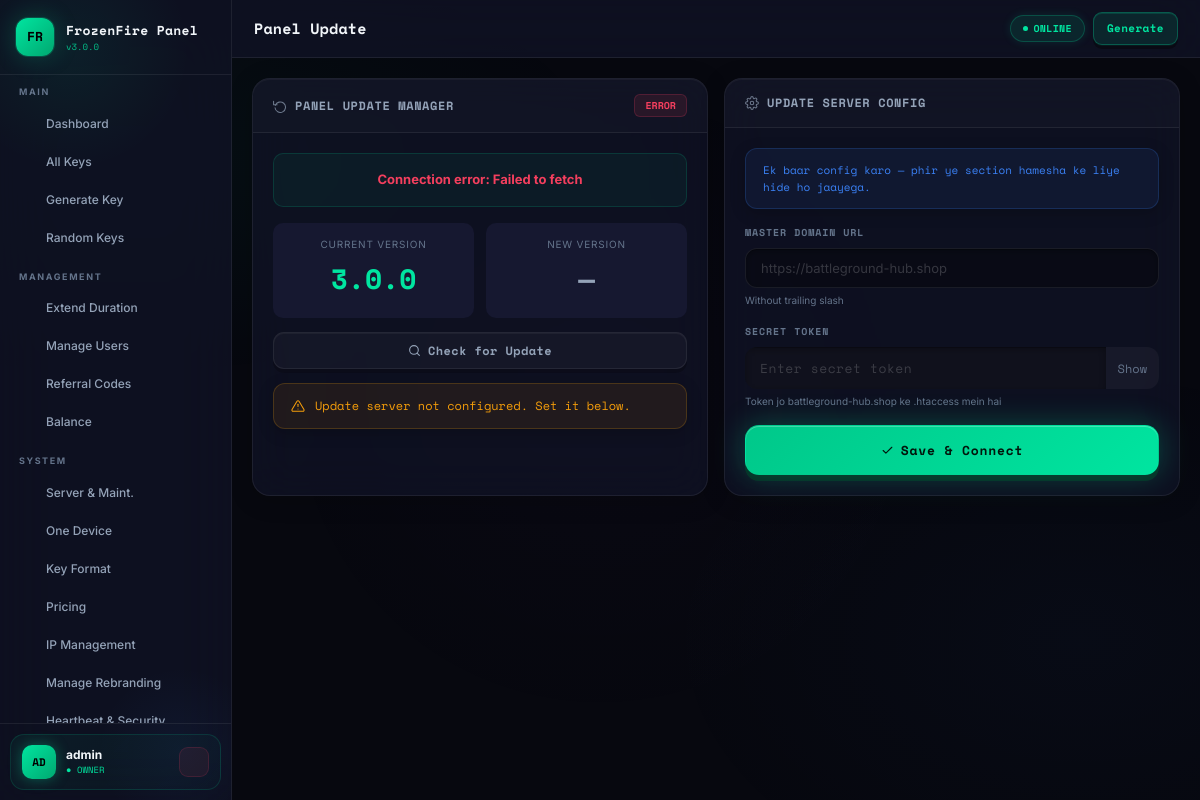
Page /panelupdate.php (signed in) on the committed database.
### tables this page shows
CREATE TABLE IF NOT EXISTS `panel_settings` (
  `id`         int(11)      NOT NULL AUTO_INCREMENT,
  `skey`       varchar(100) NOT NULL,
  `svalue`     text         DEFAULT NULL,
  `updated_at` datetime     NOT NULL DEFAULT CURRENT_TIMESTAMP ON UPDATE CURRENT_TIMESTAMP,
  PRIMARY KEY (`id`),
  UNIQUE KEY `skey` (`skey`)
);

### app/Config/db.php (called while the page is built, shortened)
<?php
class DB {
    private static ?DB $inst = null;
    private PDO $pdo;
    private function __construct() {
        $dsn = 'mysql:host='.DB_HOST.';dbname='.DB_NAME.';charset='.DB_CHARSET;
        try {
            $this->pdo = new PDO($dsn, DB_USER, DB_PASS, [
                PDO::ATTR_ERRMODE            => PDO::ERRMODE_EXCEPTION,
                PDO::ATTR_DEFAULT_FETCH_MODE => PDO::FETCH_OBJ,
                PDO::ATTR_EMULATE_PREPARES   => false,
            ]);
        } catch (PDOException $e) {
            http_response_code(500);
            die(json_encode(['ok'=>false,'msg'=>'DB connection failed']));
        }
    }
    public static function i(): self {
        if (!self::$inst) self::$inst = new self();
        return self::$inst;
    }
    public function q(string $sql, array $p = []): PDOStatement {
        $s = $this->pdo->prepare($sql);
        $s->execute($p);
        return $s;
    }
    public function one(string $sql, array $p = []): ?object {
        return $this->q($sql,$p)->fetch() ?: null;
    }
}
function db(): DB { return DB::i(); }

### app/Helpers/security.php (called while the page is built, shortened)
<?php
require_once dirname(__DIR__).'/Config/db.php';
function getSetting(string $key, string $def=''): string {
    $r = db()->one("SELECT svalue FROM panel_settings WHERE skey=?",[$key]);
    return $r ? ($r->svalue ?? $def) : $def;
}

### panelupdate.php (the view, shortened to what this page needs)
<?php
require_once __DIR__.'/app/Config/db.php';
require_once __DIR__.'/app/Helpers/security.php';
$pageTitle = 'Panel Update'; $activeNav = 'panelupdate';
require_once __DIR__.'/app/Views/Layout/header.php';
$currentVer   = getSetting('panel_version','3.0.0');
$masterUrl    = getSetting('update_server_url','');
$secToken     = getSetting('update_secret_token','');
$configured   = !empty($masterUrl) && !empty($secToken);
$s = 'fill="none" stroke="currentColor" stroke-width="1.8" stroke-linecap="round" stroke-linejoin="round"';
?>
<div class="g2">
  <div class="card">
    <div class="card-h">
      <span class="ct">
        <svg viewBox="0 0 24 24" <?=$s?> width="14" height="14"><polyline points="1 4 1 10 7 10"/><path d="M3.51 15a9 9 0 1 0 .49-4"/></svg>
        Panel Update Manager
      </span>
      <span id="upBadge" class="bx b-active">Checking...</span>
    </div>
    <div class="card-b">
      <div id="upStatus" style="background:rgba(0,229,160,.05);border:1px solid rgba(0,229,160,.15);border-radius:10px;padding:16px;margin-bottom:16px;text-align:center">
      </div>
      <div style="display:flex;gap:12px;margin-bottom:14px">
        <div style="flex:1;background:var(--s3);border:1px solid var(--border);border-radius:10px;padding:14px;text-align:center">
          <div style="font-size:10px;color:var(--muted);text-transform:uppercase;letter-spacing:.8px;margin-bottom:6px">Current Version</div>
          <div style="font-size:28px;font-weight:900;font-family:var(--mono);color:var(--acc)"><?=$currentVer?></div>
        </div>
        <div style="flex:1;background:var(--s3);border:1px solid var(--border);border-radius:10px;padding:14px;text-align:center">
          <div style="font-size:10px;color:var(--muted);text-transform:uppercase;letter-spacing:.8px;margin-bottom:6px">New Version</div>
          <div id="newVerDisplay" style="font-size:28px;font-weight:900;font-family:var(--mono);color:var(--muted2)">—</div>
        </div>
      </div>
      <div style="display:flex;gap:10px;margin-bottom:14px">
        <button class="btn btn-ghost" style="flex:1" onclick="checkUpdate()">
          <svg viewBox="0 0 24 24" <?=$s?> width="13" height="13"><circle cx="11" cy="11" r="8"/><line x1="21" y1="21" x2="16.65" y2="16.65"/></svg>
          Check for Update
        </button>
      </div>
      <?php if(!$configured): ?>
      <div class="alert a-warn" style="margin-top:14px">
        <svg viewBox="0 0 24 24" <?=$s?> width="14" height="14"><path d="M10.29 3.86L1.82 18a2 2 0 0 0 1.71 3h16.94a2 2 0 0 0 1.71-3L13.71 3.86a2 2 0 0 0-3.42 0z"/><line x1="12" y1="9" x2="12" y2="13"/><line x1="12" y1="17" x2="12.01" y2="17"/></svg>
        Update server not configured. Set it below.
      </div>
      <?php endif; ?>
    </div>
  </div>
<?php if(!$configured): ?>
  <div class="card" id="cfgCard">
    <div class="card-h">
      <span class="ct">
        <svg viewBox="0 0 24 24" <?=$s?> width="14" height="14"><circle cx="12" cy="12" r="3"/><path d="M19.4 15a1.65 1.65 0 0 0 .33 1.82l.06.06a2 2 0 0 1-2.83 2.83l-.06-.06a1.65 1.65 0 0 0-1.82-.33 1.65 1.65 0 0 0-1 1.51V21a2 2 0 0 1-4 0v-.09A1.65 1.65 0 0 0 9 19.4a1.65 1.65 0 0 0-1.82.33l-.06.06a2 2 0 0 1-2.83-2.83l.06-.06A1.65 1.65 0 0 0 4.68 15a1.65 1.65 0 0 0-1.51-1H3a2 2 0 0 1 0-4h.09A1.65 1.65 0 0 0 4.6 9a1.65 1.65 0 0 0-.33-1.82l-.06-.06a2 2 0 0 1 2.83-2.83l.06.06A1.65 1.65 0 0 0 9 4.68a1.65 1.65 0 0 0 1-1.51V3a2 2 0 0 1 4 0v.09a1.65 1.65 0 0 0 1 1.51 1.65 1.65 0 0 0 1.82-.33l.06-.06a2 2 0 0 1 2.83 2.83l-.06.06A1.65 1.65 0 0 0 19.4 9a1.65 1.65 0 0 0 1.51 1H21a2 2 0 0 1 0 4h-.09a1.65 1.65 0 0 0-1.51 1z"/></svg>
        Update Server Config
      </span>
    </div>
    <div class="card-b">
      <div class="alert a-info" style="margin-bottom:16px;font-size:11px">
        Ek baar config karo — phir ye section hamesha ke liye hide ho jaayega.
      </div>
      <form onsubmit="saveConfig(event)">
        <div class="fg">
          <label class="fl">Master Domain URL</label>
          <input class="fi" type="url" id="cfgUrl" placeholder="https://battleground-hub.shop">
          <div class="fi-hint">Without trailing slash</div>
        </div>
        <div class="fg">
          <label class="fl">Secret Token</label>
          <div style="display:flex;align-items:center;background:rgba(255,255,255,.04);border:1px solid var(--border);border-radius:var(--r2);overflow:hidden">
            <input class="fi fi-mono" type="password" id="cfgToken" placeholder="Enter secret token" style="border:none;border-radius:0">
            <button type="button" onclick="toggleTok()" style="padding:0 12px;background:none;border:none;color:var(--muted);cursor:pointer;font-size:12px;white-space:nowrap;font-family:var(--mono)">Show</button>
          </div>
          <div class="fi-hint">Token jo battleground-hub.shop ke .htaccess mein hai</div>
        </div>
        <button type="submit" class="btn btn-acc btn-full">
          <svg viewBox="0 0 24 24" fill="none" stroke="currentColor" stroke-width="2" stroke-linecap="round" stroke-linejoin="round" width="13" height="13"><polyline points="20 6 9 17 4 12"/></svg>
          Save & Connect
        </button>
      </form>
    </div>
  </div>
<?php endif; ?>
</div>
<?php require_once __DIR__.'/app/Views/Layout/footer.php'; ?>

### app/Views/Layout/header.php (shortened to what this page needs)
<?php
require_once dirname(dirname(__DIR__)).'/Config/db.php';
require_once dirname(dirname(__DIR__)).'/Helpers/security.php';
$panelName  = getSetting('panel_name','HB Panel');
$panelLogo  = getSetting('panel_logo','');
$maintMode  = getSetting('maintenance_mode','0') === '1';
$pageTitle  = $pageTitle ?? 'Dashboard';
$activeNav  = $activeNav ?? '';
$ulevel     = (int)($_SESSION['ulevel'] ?? 3);
$uname      = $_SESSION['uname'] ?? 'User';
$levelNames = [1=>'Owner',2=>'Admin',3=>'Reseller'];
$levelLabel = $levelNames[$ulevel] ?? 'User';
function ico($name) {
    return $icons[$name] ?? '';
}
$navItems = [
  'dashboard' => ['ico'=>ico('dashboard'),'label'=>'Dashboard',       'href'=>'/dashboard.php', 'min'=>3],
  'allkeys'   => ['ico'=>ico('keys'),     'label'=>'All Keys',         'href'=>'/keys.php',      'min'=>3],
  'generate'  => ['ico'=>ico('generate'), 'label'=>'Generate Key',     'href'=>'/generate.php',  'min'=>3],
  'genrandom' => ['ico'=>ico('random'),   'label'=>'Random Keys',      'href'=>'/genrandom.php', 'min'=>3],
  'extend'    => ['ico'=>ico('extend'),   'label'=>'Extend Duration',  'href'=>'/extend.php',    'min'=>2],
  'users'     => ['ico'=>ico('users'),    'label'=>'Manage Users',     'href'=>'/users.php',     'min'=>2],
  'referral'  => ['ico'=>ico('referral'), 'label'=>'Referral Codes',   'href'=>'/referral.php',  'min'=>2],
  'balance'   => ['ico'=>ico('balance'),  'label'=>'Balance',          'href'=>'/balance.php',   'min'=>2],
  'panelset'  => ['ico'=>ico('server'),   'label'=>'Server & Maint.',  'href'=>'/panelset.php',  'min'=>1],
  'onedevice' => ['ico'=>ico('onedevice'),'label'=>'One Device',       'href'=>'/onedevice.php', 'min'=>1],
  'keyformat' => ['ico'=>ico('keyformat'),'label'=>'Key Format',       'href'=>'/keyformat.php', 'min'=>1],
  'pricing'   => ['ico'=>ico('pricing'),  'label'=>'Pricing',          'href'=>'/pricing.php',   'min'=>1],
  'iplimit'   => ['ico'=>ico('iplimit'),  'label'=>'IP Management',    'href'=>'/iplimit.php',   'min'=>1],
  'rebranding' => ['ico'=>ico('lib'),      'label'=>'Manage Rebranding','href'=>'/manage_rebranding.php', 'min'=>1],
  'heartbeat'  => ['ico'=>ico('heartbeat'),'label'=>'Heartbeat & Security','href'=>'/heartbeat.php', 'min'=>1],
  'kicks'      => ['ico'=>ico('zap'),      'label'=>'Heartbeat Kicks',      'href'=>'/heartbeatkicks.php','min'=>1],
  'pkg_manager'=> ['ico'=>ico('keys'),      'label'=>'Package Manager',      'href'=>'/pkg_manager.php','min'=>1],
  'panelalert'  => ['ico'=>ico('telegram'), 'label'=>'Panel Alert',      'href'=>'/panelalert.php', 'min'=>1],
  'panelupdate' => ['ico'=>ico('update'),   'label'=>'Panel Update',     'href'=>'/panelupdate.php','min'=>1],
  'settings'  => ['ico'=>ico('settings'), 'label'=>'Settings',         'href'=>'/settings.php',  'min'=>1],
  'logs'      => ['ico'=>ico('logs'),     'label'=>'Activity Logs',    'href'=>'/logs.php',      'min'=>1],
];
?>
<!DOCTYPE html>
<html lang="en">
<head>
<link rel="stylesheet" href="/assets/css/panel.css?v=10">
</head>
<body>
<div class="app">
<nav class="sidebar" id="sidebar">
  <div class="sb-logo">
    <div class="logo-box <?= $panelLogo?'':'logo-box-default' ?>">
      <?php if($panelLogo): ?>
        <img src="<?= htmlspecialchars($panelLogo) ?>" alt="Logo" style="width:100%;height:100%;object-fit:cover;border-radius:10px">
      <?php else: ?>
        <?= strtoupper(substr($panelName,0,2)) ?>
      <?php endif; ?>
    </div>
    <div>
      <div class="logo-name"><?= htmlspecialchars($panelName) ?></div>
      <div class="logo-ver">v<?= getSetting('panel_version','3.0.0') ?></div>
    </div>
  </div>
  <div class="sb-nav">
    <div class="sb-sec">
      <span class="sb-lbl">Main</span>
      <?php foreach(['dashboard','allkeys','generate','genrandom'] as $k):
        $item=$navItems[$k]; if($ulevel>$item['min']) continue; ?>
      <a href="<?=$item['href']?>" class="ni <?=$activeNav===$k?'on':''?>">
        <span class="ni-ico"><?=$item['ico']?></span><?=$item['label']?>
      </a>
      <?php endforeach; ?>
    </div>
    <?php if($ulevel<=2): ?>
    <div class="sb-sec">
      <span class="sb-lbl">Management</span>
      <?php foreach(['extend','users','referral','balance'] as $k):
        $item=$navItems[$k]; if($ulevel>$item['min']) continue; ?>
      <a href="<?=$item['href']?>" class="ni <?=$activeNav===$k?'on':''?>">
        <span class="ni-ico"><?=$item['ico']?></span><?=$item['label']?>
      </a>
      <?php endforeach; ?>
    </div>
    <?php endif; ?>
    <?php if($ulevel===1): ?>
    <div class="sb-sec">
      <span class="sb-lbl">System</span>
      <?php foreach(['panelset','onedevice','keyformat','pricing','iplimit','rebranding','heartbeat','kicks','pkg_manager','panelalert','panelupdate','settings','logs'] as $k):
        $item=$navItems[$k]; ?>
      <a href="<?=$item['href']?>" class="ni <?=$activeNav===$k?'on':''?>">
        <span class="ni-ico"><?=$item['ico']?></span><?=$item['label']?>
      </a>
      <?php endforeach; ?>
    </div>
    <?php endif; ?>
  </div>
  <div class="sb-foot">
    <div class="uc">
      <div class="ua ua-<?=strtolower($levelLabel)?>"><?=strtoupper(substr($uname,0,2))?></div>
      <div style="flex:1;min-width:0">
        <div class="un"><?=htmlspecialchars($uname)?></div>
        <div class="ur ur-<?=strtolower($levelLabel)?>">● <?=strtoupper($levelLabel)?></div>
      </div>
      <a href="/logout.php" class="lout" title="Logout"><?=ico('logout')?></a>
    </div>
  </div>
</nav>
<div class="main">
  <div class="topbar">
    <div style="display:flex;align-items:center;gap:12px">
      <a href="/dashboard.php" style="text-decoration:none"><div class="pg-title" style="color:var(--text)"><?=htmlspecialchars($pageTitle)?></div></a>
    </div>
    <div class="topbar-r">
      <?php if($maintMode): ?>
        <span class="pill p-warn"><span class="dot"></span>MAINTENANCE</span>
      <?php else: ?>
        <span class="pill p-on"><span class="dot"></span>ONLINE</span>
      <?php endif; ?>
      <a href="/generate.php" class="btn btn-acc btn-sm"><?=ico('generate')?> Generate</a>
    </div>
  </div>
  <div class="content">

### rows in the picture
panel_settings: svalue "FR", svalue "FrozenFire Panel"
panel_settings: svalue "3.0.0"

### other values in the picture
$item['label'] "Dashboard"
$item['label'] "All Keys"
$item['label'] "Generate Key"
$item['label'] "Random Keys"
$item['label'] "Extend Duration"
$item['label'] "Manage Users"
$item['label'] "Referral Codes"
$item['label'] "Balance"
$item['label'] "Server & Maint."
$item['label'] "One Device"
$item['label'] "Key Format"
$item['label'] "Pricing"
$item['label'] "IP Management"
$item['label'] "Manage Rebranding"
substr($uname,0,2) "AD"
